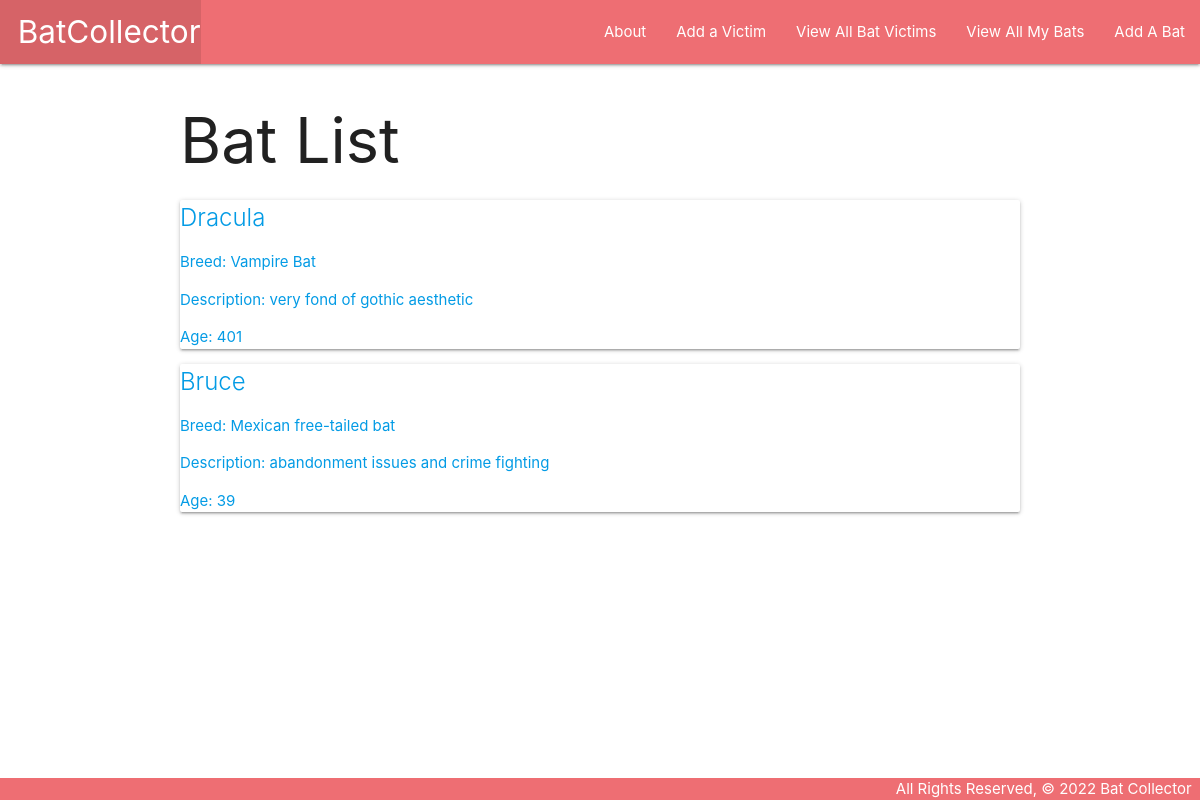
The page /bats/ on the database its author committed.
### main_app/models.py (models this page shows, shortened)
class Bat(models.Model):
    name = models.CharField(max_length=100)
    breed = models.CharField(max_length=100)
    description = models.TextField(max_length=250)
    age = models.IntegerField()
    victims = models.ManyToManyField(Victim)

### main_app/views.py (the view)
# urls.py: path('bats/', views.bats_index, name='index'),
def bats_index(request):
    bats = Bat.objects.all()
    return render(request, 'bats/index.html', {'bats': bats})

### main_app/templates/bats/index.html
{% extends 'base.html' %}
{% block content %}
<h1>Bat List</h1>
{% for bat in bats %}
<div class="card">
    <a href="{% url 'detail' bat.id %}">
        <div class="card=content">
            <span class="card-title">{{ bat.name }}</span>
            <p>Breed: {{ bat.breed }}</p>
            <p>Description: {{ bat.description }}</p>
            {% if bat.age > 0 %}
            <p> Age: {{ bat.age }} </p>
            {% else %}
            <p> Age: Baby</p>
            {% endif %}
        </div>
    </a>
</div>
{% endfor %}
{% endblock %}

### main_app/static/css/style.css (style rules this page uses)
body { display: flex; min-height: 100vh; flex-direction: column; }

### rows shown on the page
Bat: name "Dracula", breed "Vampire Bat", description "very fond of gothic aesthetic", age "401"
Bat: name "Bruce", breed "Mexican free-tailed bat", description "abandonment issues and crime fighting", age "39"
